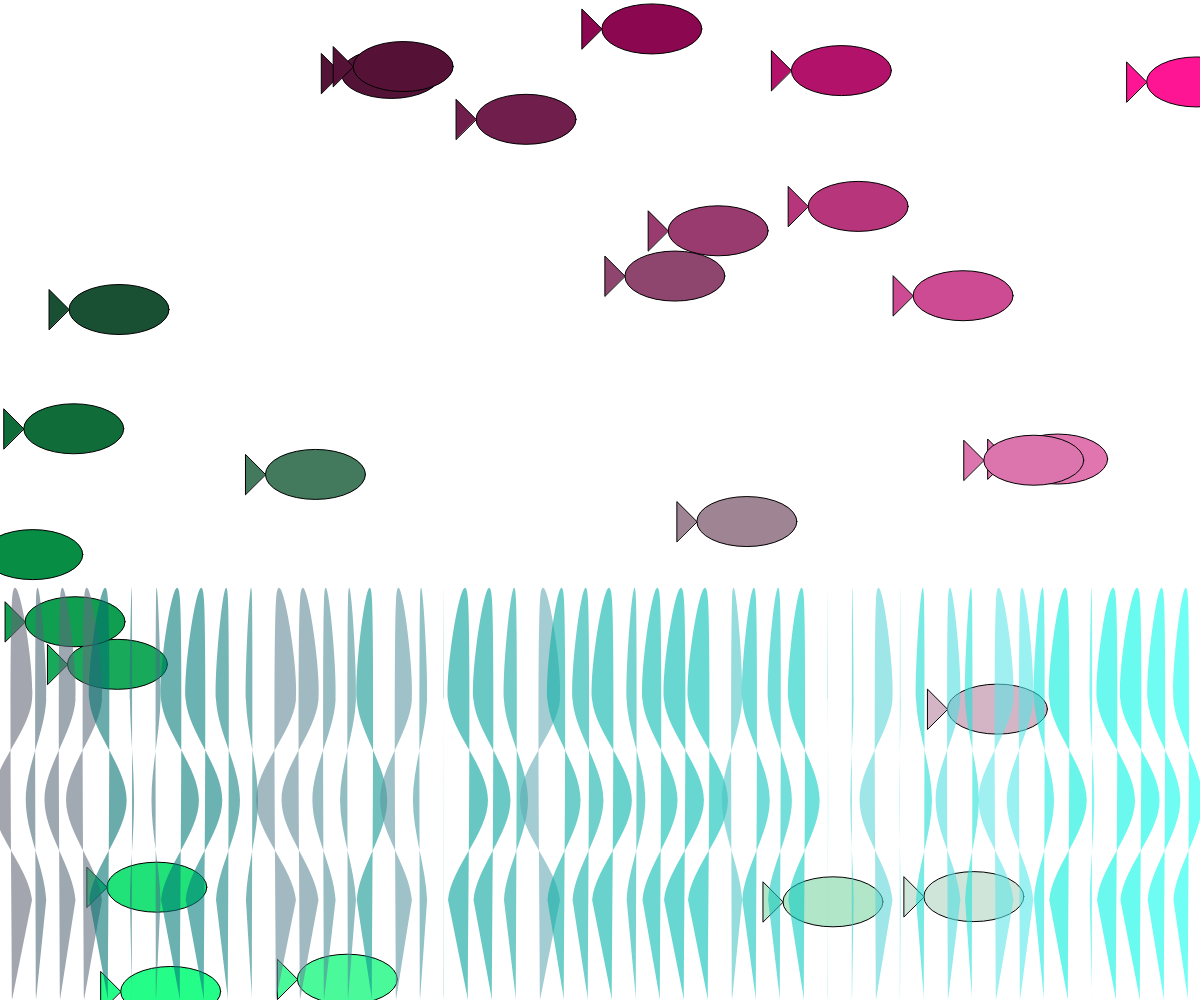
Frame 1 (no input)
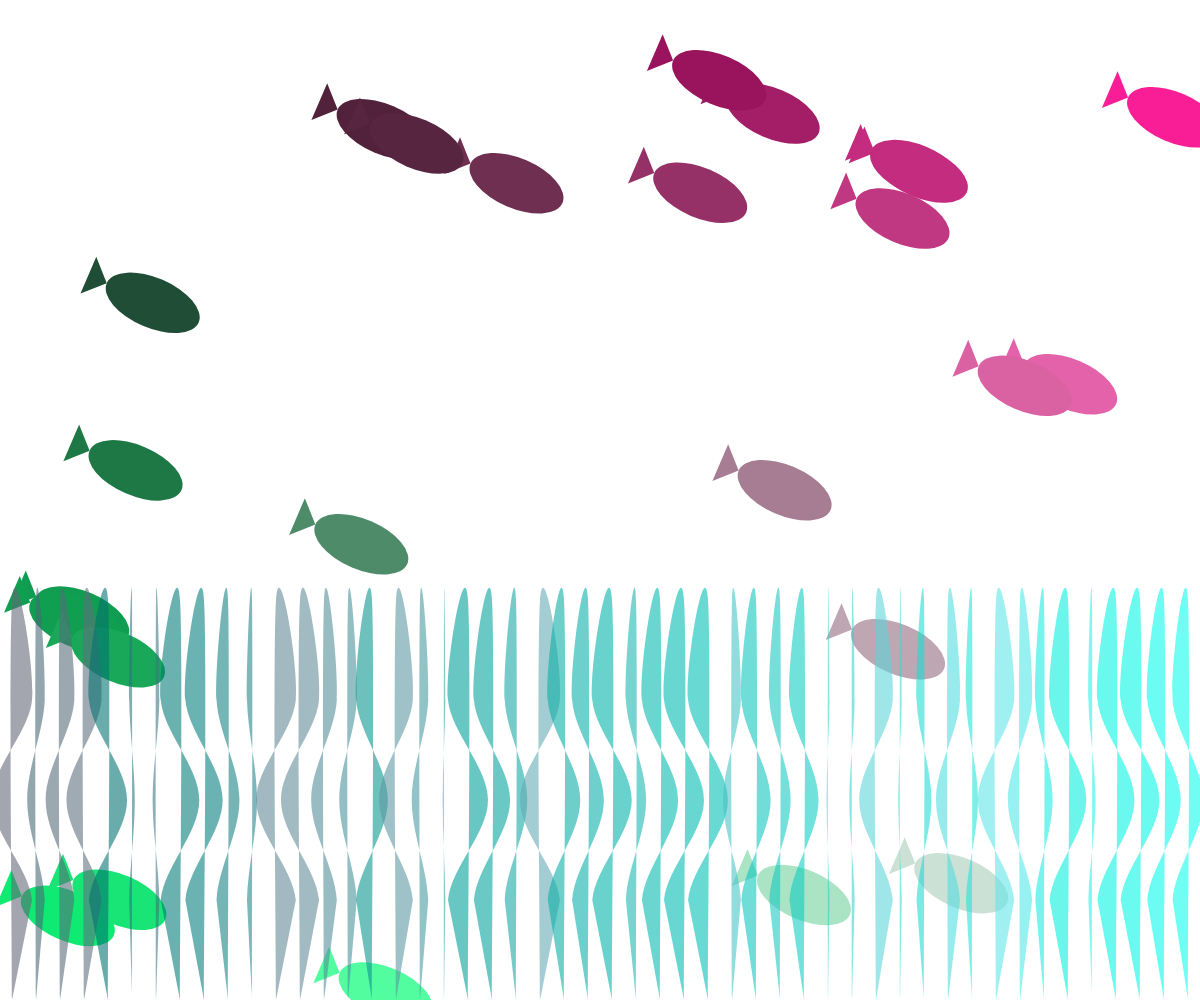
Frame 60 (no input)
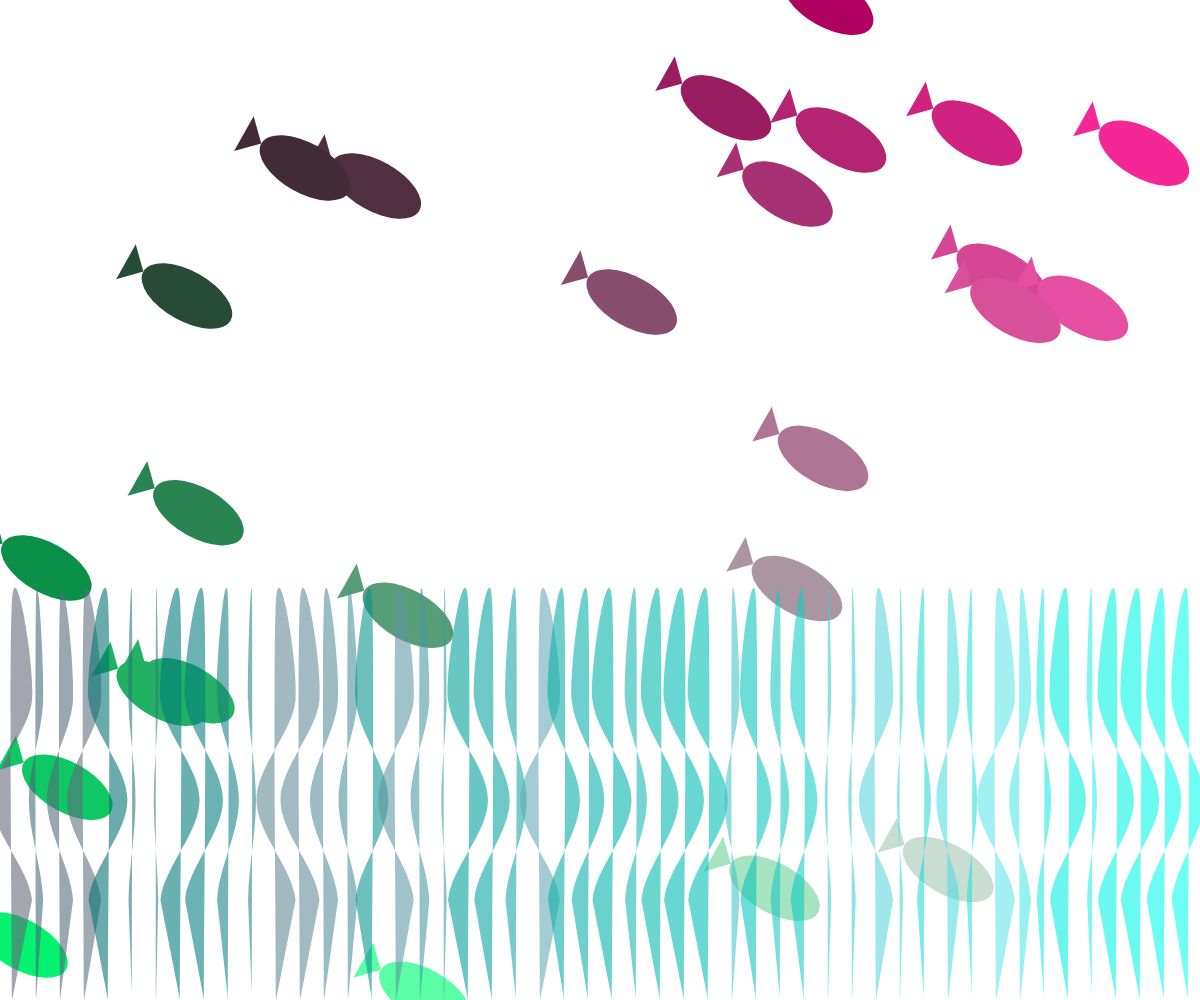
Frame 120 (the mouse pressed at the canvas centre since frame 60)

The p5.js sketch that drew these frames (run headless with seeded random() and noise() and a simulated clock; from frame 60 on, the mouse is pressed at the canvas centre):

// p5.js sketch
// ── sketch.js
let angle = 0;
let fishes = [];
let seaweeds = [];

function setup() {
  createCanvas(windowWidth, windowHeight);
  // 設置背景透明
  clear();
  for (let i = 0; i < 25; i++) { // 產生25隻魚
    fishes.push({
      x: random(width),
      y: random(height),
      speedX: random(-2, 2),
      speedY: random(-2, 2)
    });
  }
  for (let i = 0; i < 50; i++) { // 產生50根海草
    seaweeds.push({
      x: i * (width / 50) + (width / 100),
      y: height,
      angleOffset: random(TWO_PI),
      frequency: random(0.01, 0.05), // 隨機搖晃頻率
      sway: 0 // 初始擺動幅度
    });
  }
}

function draw() {
  clear(); // 設置背景透明

  blendMode(BLEND); // 設置混合模式

  for (let fish of fishes) {
    // 更新魚的位置
    fish.x += fish.speedX;
    fish.y += fish.speedY;

    // 碰到邊界反彈
    if (fish.x > width || fish.x < 0) {
      fish.speedX *= -1;
    }
    if (fish.y > height || fish.y < 0) {
      fish.speedY *= -1;
    }

    // 計算魚的搖晃角度
    let fishAngle = sin(angle * 0.5) * PI / 6; // 減少晃動速度

    // 根據位置計算顏色
    let r = map(fish.x, 0, width, 0, 255);
    let g = map(fish.y, 0, height, 0, 255);
    let b = map(fish.x + fish.y, 0, width + height, 0, 255);

    // 繪製魚
    push();
    translate(fish.x, fish.y);
    rotate(fishAngle);
    drawFish(r, g, b);
    pop();

    // 檢查魚是否碰到海草
    for (let seaweed of seaweeds) {
      let distance = dist(fish.x, fish.y, seaweed.x, seaweed.y);
      if (distance < 50) { // 假設魚和海草的碰撞範圍為50
        seaweed.sway += random(-20, 20); // 增加海草的擺動幅度
      }
    }
  }

  // 繪製海草
  for (let seaweed of seaweeds) {
    seaweed.sway = sin(angle * seaweed.frequency + seaweed.angleOffset) * 80; // 增加擺動幅度
    let r = map(seaweed.sway, -80, 80, 0, 100); // 綠色系
    let g = map(seaweed.x, 0, width, 100, 255); // 綠色系
    let b = map(seaweed.sway + seaweed.x, -80, width + 80, 100, 255); // 藍色系

    drawSeaweed(seaweed.x, seaweed.y, seaweed.sway, r, g, b);
  }

  // 更新角度
  angle += 0.03; // 減少角度增量以減少晃動速度
}

function drawFish(r, g, b) {
  fill(r, g, b);
  ellipse(0, 0, 100, 50); // 魚的身體
  triangle(-50, 0, -70, -20, -70, 20); // 魚的尾巴
}

function drawSeaweed(x, y, sway, r, g, b) {
  noStroke(); // 移除框線
  fill(r, g, b, 150); // 設置顏色和透明度
  beginShape();
  curveVertex(x, y);
  curveVertex(x + sway / 4, y - 100); // 調整擺動幅度
  curveVertex(x - sway / 4, y - 200); // 調整擺動幅度
  curveVertex(x + sway / 4, y - 300); // 調整擺動幅度
  curveVertex(x, y - 400);
  endShape(CLOSE);
}
